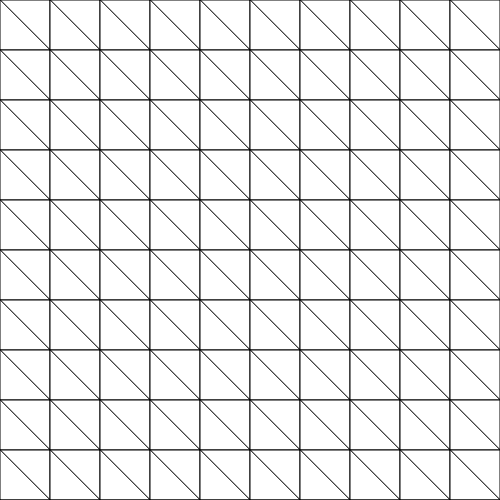
Frame 1 (no input)
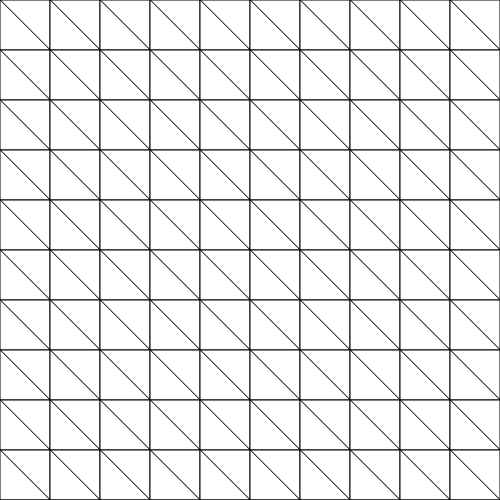
Frame 60 (no input)
Frame 120 (the mouse pressed at the canvas centre since frame 60): identical to frame 60, image omitted

The p5.js sketch that drew these frames (run headless with seeded random() and noise() and a simulated clock; from frame 60 on, the mouse is pressed at the canvas centre):

// p5.js sketch
// ── sketch.js
function setup() {
  createCanvas(500,500);
  background(220);
}
  
  var x = 0;
  var y = 0;
  var h = -50;

function draw() {
    translate(0,0);
    for(var i = 0; i < 10; i ++){
      triangle(x,y,x + 50,y,x + 50,y + 50)
      triangle(x,y,x,y + 50,x + 50,y + 50)
      x += 50;
      y = 0;
    }
    x = 0;
    y = 0;
    translate(0,50);
    for(var a = 0; a < 10; a ++){
      triangle(x,y,x + 50,y,x + 50,y + 50)
      triangle(x,y,x,y + 50,x + 50,y + 50)
      x += 50;
    }
    x = 0;
    y = 0;
    translate(0,50);
    for(var b = 0; b < 10; b ++){
      triangle(x,y,x + 50,y,x + 50,y + 50)
      triangle(x,y,x,y + 50,x + 50,y + 50)
      x += 50;
    }
    x = 0;
    y = 0;
    translate(0,50);
    for(var c = 0; c < 10; c ++){
      triangle(x,y,x + 50,y,x + 50,y + 50)
      triangle(x,y,x,y + 50,x + 50,y + 50)
      x += 50;
    }
    x = 0;
    y = 0;
    translate(0,50);
    for(var d = 0; d < 10; d ++){
      triangle(x,y,x + 50,y,x + 50,y + 50)
      triangle(x,y,x,y + 50,x + 50,y + 50)
      x += 50;
    }
    x = 0;
    y = 0;
    translate(0,50);
    for(var e = 0; e < 10; e ++){
      triangle(x,y,x + 50,y,x + 50,y + 50)
      triangle(x,y,x,y + 50,x + 50,y + 50)
      x += 50;
    }
    x = 0;
    y = 0;
    translate(0,50);
    for(var f = 0; f < 10; f ++){
      triangle(x,y,x + 50,y,x + 50,y + 50)
      triangle(x,y,x,y + 50,x + 50,y + 50)
      x += 50;
    }
    x = 0;
    y = 0;
    translate(0,50);
    for(var g = 0; g < 10; g ++){
      triangle(x,y,x + 50,y,x + 50,y + 50)
      triangle(x,y,x,y + 50,x + 50,y + 50)
      x += 50;
    }
    x = 0;
    y = 0;
    translate(0,50);
    for(var h = 0; h < 10; h ++){
      triangle(x,y,x + 50,y,x + 50,y + 50)
      triangle(x,y,x,y + 50,x + 50,y + 50)
      x += 50;
    }
    x = 0;
    y = 0;
    translate(0,50);
    for(var j = 0; j < 10; j ++){
      triangle(x,y,x + 50,y,x + 50,y + 50)
      triangle(x,y,x,y + 50,x + 50,y + 50)
      x += 50;
    }
    x = 0;
    y = 0;
    translate(0,50);
    for(var k = 0; k < 10; k ++){
      triangle(x,y,x + 50,y,x + 50,y + 50)
      triangle(x,y,x,y + 50,x + 50,y + 50)
      x += 50;
    }
    x = 0;
    y = 0;
}
